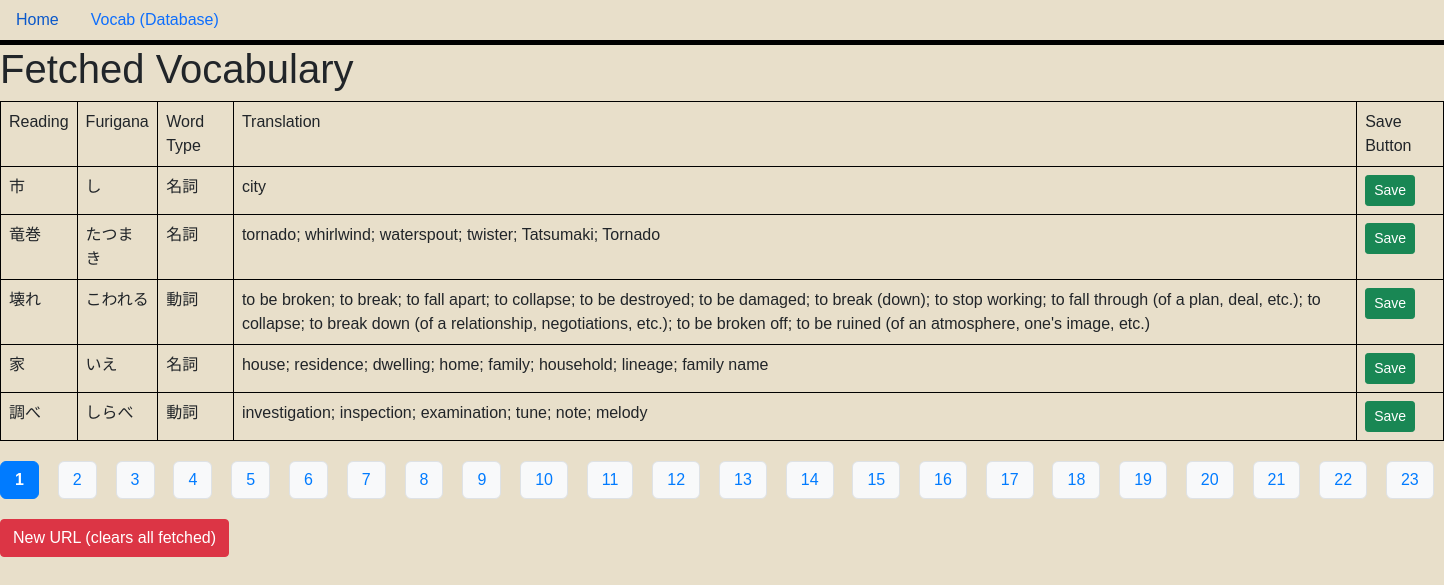
Before: / with the older database file.
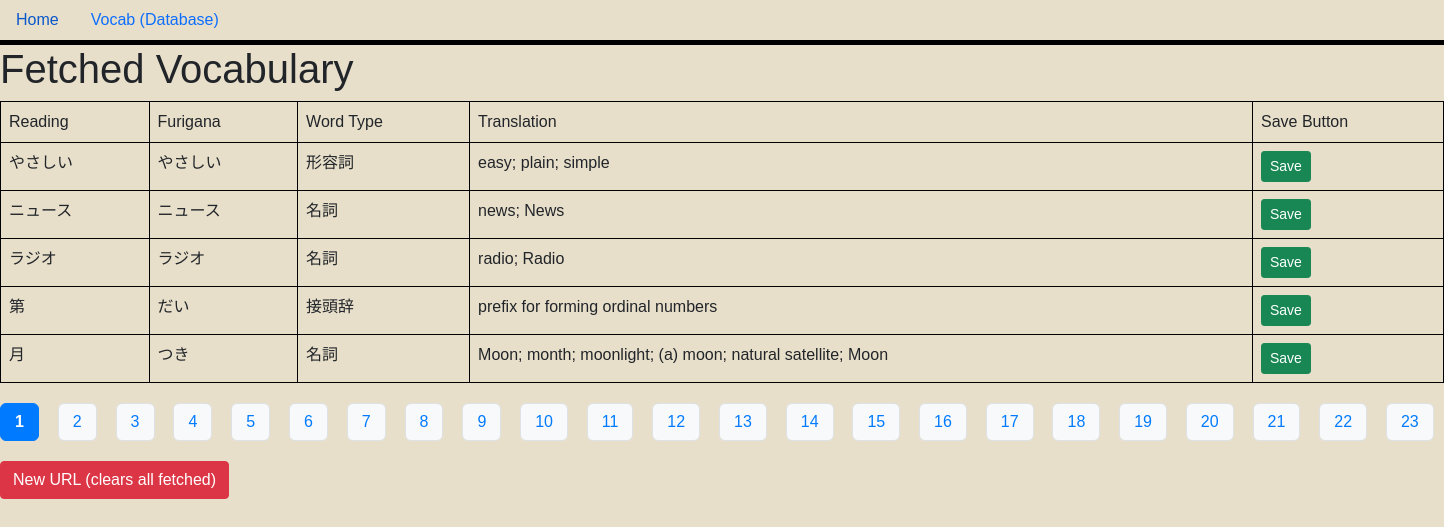
After: the same page with the newer database file.
### main.py (models this page shows, shortened)
class Vocab(db.Model):
    id = db.Column(db.Integer, primary_key=True)
    readingJapanese = db.Column(db.String(50), nullable=False)
    wordType = db.Column(db.String(6), nullable=False)
    translation = db.Column(db.String(300), nullable=False)
    furigana = db.Column(db.String(100), nullable=True)

### main.py (the view, shortened to what this page needs)
@app.route("/", methods=["POST", "GET"])
def index():
    page = int(request.args.get("page", 0))
    per_page = 5
    def remove_saved_vocab(words):
        for vocab in words[:]:
            exists = SavedVocab.query.filter_by(
                readingJapanese=vocab.readingJapanese,
                wordType=vocab.wordType,
                translation=vocab.translation,
                furigana=vocab.furigana
            ).first()
            if exists:
                db.session.delete(vocab)
        db.session.commit()
    if request.method == "GET":
        total_words = Vocab.query.count()
        total_pages = (total_words + per_page - 1) // per_page
        page_numbers = list(range(total_pages))
        words = Vocab.query.offset(page * per_page).limit(per_page).all()
        for vocab in words:
            if not vocab.translation:
                result = data_proccessing_unit.get_jisho_translation(vocab.readingJapanese)
                translation = "; ".join(result["translations"]) if isinstance(result["translations"], list) else result["translations"]
                furigana = result["furigana"]
                vocab.translation = translation
                vocab.furigana = furigana
                db.session.commit()
        remove_saved_vocab(words)
        words = Vocab.query.offset(page * per_page).limit(per_page).all()
        next_page = page + 1
        prev_page = page - 1
        return render_template(
            "homepage.html",
            words=words,
            next_page=next_page,
            prev_page=prev_page,
            page=page,
            page_numbers=page_numbers,
            total_pages=total_pages
        )

### templates/homepage.html (shortened to what this page needs)
{% extends 'base.html' %}
{% block head %}
<link rel="stylesheet" href="../static/style.css">
{% endblock %}
{% block body %}
<div>
    <h1>Fetched Vocabulary</h1>
    {% if words|length > 0 %}
    <table class="table table-bordered">
        <tr>
            <td>Reading</td>
            <td>Furigana</td>
            <td>Word Type</td>
            <td>Translation</td>
            <td>Save Button</td>
        </tr>
        {% for item in words %}
        <tr>
            <td>{{ item.readingJapanese }}</td>
            <td>{{ item.furigana }}</td>
            <td>{{ item.wordType }}</td>
            <td>{{ item.translation }}</td>
            <td>
                <form method="post" action="/save_vocab" style="display:inline;">
                    <button type="submit" class="btn btn-success btn-sm">Save</button>
                </form>
            </td>
        </tr>
        {% endfor %}
    </table>
    <div class="pagination">
        {% for num in page_numbers %}
        {% if num == page %}
        <span class="active">{{ num + 1 }}</span>
        {% else %}
        <a href="/?page={{ num }}">{{ num + 1 }}</a>
        {% endif %}
        {% endfor %}
    </div>
    <form method="post" action="/clear" style="margin-top: 1em;">
        <button type="submit" class="btn btn-danger">New URL (clears all fetched)</button>
    </form>
    {% endif %}
</div>
{% endblock %}

Changed rows visible on the page:
removed Vocab: readingJapanese "市", furigana "し", wordType "名詞", translation "city"
removed Vocab: readingJapanese "竜巻", furigana "たつまき", wordType "名詞", translation "tornado; whirlwind; waterspout; twister; Tatsumaki; Tornado"
removed Vocab: readingJapanese "壊れ", furigana "こわれる", wordType "動詞", translation "to be broken; to break; to fall apart; to collapse; to be destroyed; to be damaged; to break (down); to stop working; to fall through (of a plan, deal, etc.); to collapse; to break down (of a relationship, negotiations, etc.); to be broken off; to be ruined (of an atmosphere, one's image, etc.)"
removed Vocab: readingJapanese "家", furigana "いえ", wordType "名詞", translation "house; residence; dwelling; home; family; household; lineage; family name"
removed Vocab: readingJapanese "調べ", furigana "しらべ", wordType "動詞", translation "investigation; inspection; examination; tune; note; melody"
now on this page (row unchanged): Vocab: readingJapanese "やさしい", furigana "やさしい", wordType "形容詞", translation "easy; plain; simple"
now on this page (row unchanged): Vocab: readingJapanese "ニュース", furigana "ニュース", wordType "名詞", translation "news; News"
now on this page (row unchanged): Vocab: readingJapanese "ラジオ", furigana "ラジオ", wordType "名詞", translation "radio; Radio"
now on this page (row unchanged): Vocab: readingJapanese "第", furigana "だい", wordType "接頭辞", translation "prefix for forming ordinal numbers"
now on this page (row unchanged): Vocab: readingJapanese "月", furigana "つき", wordType "名詞", translation "Moon; month; moonlight; (a) moon; natural satellite; Moon"
